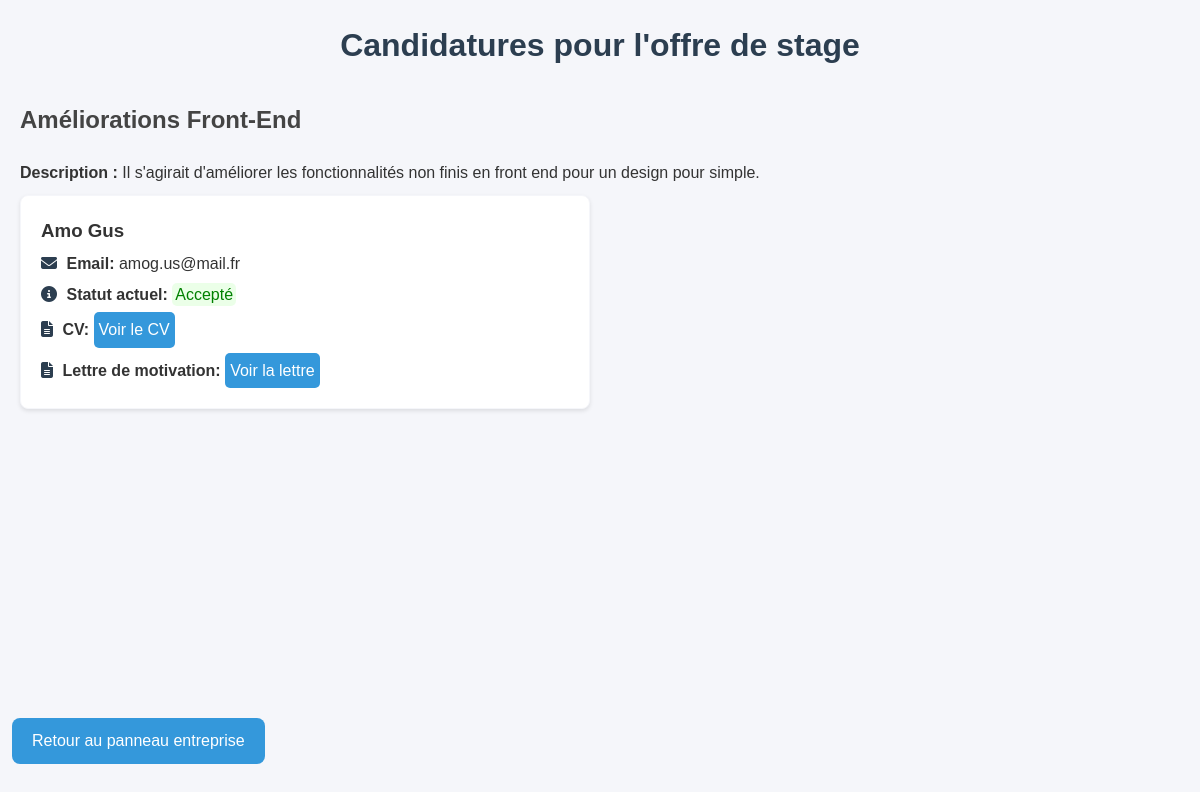
The app's page /app/views/internships/view_applications.php?offre_id=32 (signed in), older data.
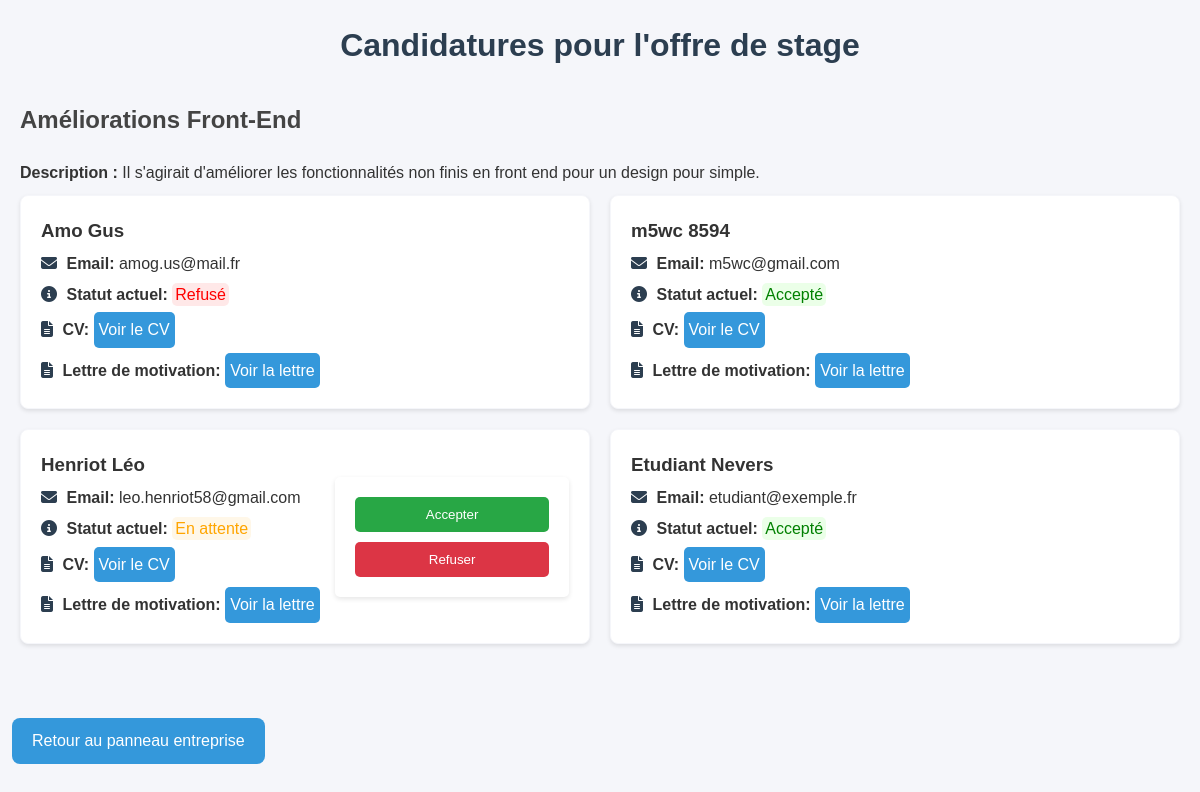
The same page, newer data.
### tables this page shows
CREATE TABLE `candidatures` (
  `id` int(11) NOT NULL,
  `etudiant_id` int(11) DEFAULT NULL,
  `offre_id` int(11) DEFAULT NULL,
  `statut` enum('en_attente','acceptee','refusee') DEFAULT 'en_attente',
  `date_candidature` datetime DEFAULT CURRENT_TIMESTAMP,
  `cv` varchar(255) NOT NULL,
  `lettre_motivation` varchar(255) NOT NULL
);

CREATE TABLE `etudiants` (
  `id` int(11) NOT NULL,
  `nom` varchar(50) NOT NULL,
  `prenom` varchar(50) NOT NULL,
  `date_naissance` date DEFAULT NULL,
  `adresse` varchar(255) DEFAULT NULL,
  `ville` varchar(100) DEFAULT NULL,
  `code_postal` varchar(10) DEFAULT NULL,
  `pays` varchar(100) DEFAULT NULL,
  `telephone` varchar(20) DEFAULT NULL,
  `niveau_etude` varchar(50) DEFAULT NULL,
  `filiere` varchar(100) DEFAULT NULL,
  `cv` varchar(255) DEFAULT NULL,
  `username` varchar(100) NOT NULL,
  `email` varchar(255) NOT NULL,
  `password` varchar(255) NOT NULL,
  `role` enum('etudiant','entreprise','admin') NOT NULL DEFAULT 'etudiant',
  `lettre_motivation` text,
  `date_creation` timestamp NOT NULL DEFAULT CURRENT_TIMESTAMP,
  `icone` varchar(255) DEFAULT NULL
);

### app/views/internships/view_applications.php (the view, shortened to what this page needs)
<?php
require_once $_SERVER['DOCUMENT_ROOT'] . '/Gestion_Stage/app/config/database.php';
$offre_id = $_GET['offre_id'] ?? 0;
$stmt = $pdo->prepare("SELECT titre, description FROM offres_stages WHERE id = ?");
$stmt->execute([$offre_id]);
$offre = $stmt->fetch();
$stmt = $pdo->prepare("SELECT c.id, c.statut, c.cv, c.lettre_motivation, e.nom, e.prenom, e.email
                      FROM candidatures c
                      JOIN etudiants e ON c.etudiant_id = e.id
                      WHERE c.offre_id = ?");
$stmt->execute([$offre_id]);
$applications = $stmt->fetchAll();
?>
<!DOCTYPE html>
<html lang="fr">
<head>
    <link rel="stylesheet" href="/Gestion_Stage/public/assets/css/style.css">
    <link rel="stylesheet" href="/Gestion_Stage/public/assets/css/style_view_applications.css">
    <link rel="stylesheet" href="https://cdnjs.cloudflare.com/ajax/libs/font-awesome/6.1.1/css/all.min.css">
</head>
<body>
    <h1>Candidatures pour l'offre de stage</h1>
    <?php if ($offre): ?>
        <h2><?php echo htmlspecialchars($offre['titre']); ?></h2>
        <p class="desc"><strong>Description : </strong><?php echo htmlspecialchars($offre['description']); ?></p>
    <?php endif; ?>
    <?php if (empty($applications)): ?>
        <p>Aucune candidature pour cette offre de stage.</p>
    <?php else: ?>
        <ul>
            <?php foreach ($applications as $application): ?>
                <li>
                    <div class="application-info">
                        <h3><?php echo htmlspecialchars($application['nom'] . ' ' . $application['prenom']); ?></h3>
                        <p><strong><i class="fas fa-envelope"></i> Email:</strong> <?php echo htmlspecialchars($application['email']); ?></p>
                        <p>
                            <strong><i class="fas fa-info-circle"></i> Statut actuel:</strong>
                            <?php
                            $statut = $application['statut'];
                            $statut_class = '';
                            $statut_text = '';
                            switch ($statut) {
                                case 'en_attente':
                                    $statut_class = 'statut-en-attente';
                                    $statut_text = 'En attente';
                                    break;
                                case 'acceptee':
                                    $statut_class = 'statut-acceptee';
                                    $statut_text = 'Accepté';
                                    break;
                                case 'refusee':
                                    $statut_class = 'statut-refusee';
                                    $statut_text = 'Refusé';
                                    break;
                            }
                            ?>
                            <span class="<?php echo $statut_class; ?>"><?php echo htmlspecialchars($statut_text); ?></span>
                        </p>
                        <?php if (!empty($application['cv'])): ?>
                            <p><strong><i class="fas fa-file-alt"></i> CV:</strong> <a class="btn-CV" href="/Gestion_Stage/public/uploads/candidatures/<?php echo htmlspecialchars($application['cv']); ?>" target="_blank">Voir le CV</a></p>
                        <?php else: ?>
                            <p><strong><i class="fas fa-file-alt"></i> CV:</strong> CV non fourni</p>
                        <?php endif; ?>
                        <?php if (!empty($application['lettre_motivation'])): ?>
                            <p><strong><i class="fas fa-file-alt"></i> Lettre de motivation:</strong> <a class="btn-lettre" href="/Gestion_Stage/public/uploads/candidatures/<?php echo htmlspecialchars($application['lettre_motivation']); ?>" target="_blank">Voir la lettre</a></p>
                        <?php else: ?>
                            <p><strong><i class="fas fa-file-alt"></i> Lettre de motivation:</strong> Lettre de motivation non fournie</p>
                        <?php endif; ?>
                    </div>
                    <div>
                        <?php if ($application['statut'] == 'en_attente'): ?>
                            <form action="" method="post">
                                <button type="submit" name="action" value="accepter" class="btn-accept">Accepter</button>
                                <button type="submit" name="action" value="refuser" class="btn-reject">Refuser</button>
                            </form>
                        <?php endif; ?>
                    </div>
                </li>
            <?php endforeach; ?>
        </ul>
    <?php endif; ?>
    <p><a class="index-button" href="/Gestion_Stage/app/views/panels/company_panel.php">Retour au panneau entreprise</a></p>
</body>
</html>

Row changes from the older to the newer data that the page shows:
changed candidatures "Amo Gus": statut "Accepté" → "Refusé"
added candidatures: etudiant.prenom "m5wc 8594", etudiant.email "m5wc@gmail.com", statut "Accepté"
added candidatures: etudiant.prenom "Henriot Léo", etudiant.email "leo.henriot58@gmail.com", statut "En attente"
added candidatures: etudiant.prenom "Etudiant Nevers", etudiant.email "etudiant@exemple.fr", statut "Accepté"
